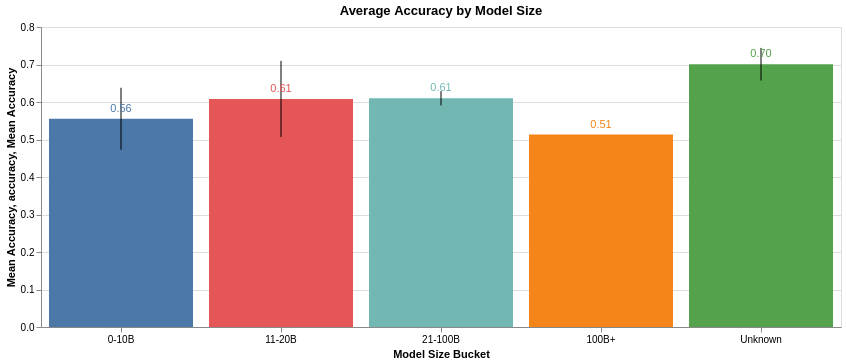

The code cell stored with this chart in its notebook:
### Code cell
# Plot average accuracy by model_size_bucket and add error bars
bars = alt.Chart(detection_stats_df).mark_bar().encode(
    x=alt.X('model_size_bucket:N', title='Model Size Bucket', axis=alt.Axis(labelAngle=0), sort=['0-10B', '11-20B', '21-100B', '100B+', 'Unknown']),
    y=alt.Y('mean(accuracy):Q', title='Mean Accuracy'),
    color=alt.Color('model_size_bucket:N', title='Model Size Bucket', legend=None)
).properties(
    title='Average Accuracy by Model Size',
    width=800  # Set the width to 800 pixels
)

error_bars = alt.Chart(detection_stats_df).mark_errorbar(extent='stdev').encode(
    x=alt.X('model_size_bucket:N', sort=['0-10B', '11-20B', '21-100B', '100B+', 'Unknown']),
    y=alt.Y('accuracy:Q')
)

# Add value labels
text = bars.mark_text(
    align='center',
    baseline='bottom',
    dy=-5  # Adjust the position of the text
).encode(
    text=alt.Text('mean(accuracy):Q', format='.2f')
)

plot_ = alt.layer(bars, error_bars, text)

plot_.save("./plots/average_accuracy_by_model_size_bucket.html")

plot_

### Figure 1 — Vega-Lite specification as saved in the notebook (floating-point values rounded to 4 significant figures)
{"config": {"view": {"continuousWidth": 300, "continuousHeight": 300}}, "layer": [{"mark": {"type": "bar"}, "encoding": {"color": {"field": "model_size_bucket", "legend": null, "title": "Model Size Bucket", "type": "nominal"}, "x": {"axis": {"labelAngle": 0}, "field": "model_size_bucket", "sort": ["0-10B", "11-20B", "21-100B", "100B+", "Unknown"], "title": "Model Size Bucket", "type": "nominal"}, "y": {"aggregate": "mean", "field": "accuracy", "title": "Mean Accuracy", "type": "quantitative"}}, "title": "Average Accuracy by Model Size"}, {"mark": {"type": "errorbar", "extent": "stdev"}, "encoding": {"x": {"field": "model_size_bucket", "sort": ["0-10B", "11-20B", "21-100B", "100B+", "Unknown"], "type": "nominal"}, "y": {"field": "accuracy", "type": "quantitative"}}}, {"mark": {"type": "text", "align": "center", "baseline": "bottom", "dy": -5}, "encoding": {"color": {"field": "model_size_bucket", "legend": null, "title": "Model Size Bucket", "type": "nominal"}, "text": {"aggregate": "mean", "field": "accuracy", "format": ".2f", "type": "quantitative"}, "x": {"axis": {"labelAngle": 0}, "field": "model_size_bucket", "sort": ["0-10B", "11-20B", "21-100B", "100B+", "Unknown"], "title": "Model Size Bucket", "type": "nominal"}, "y": {"aggregate": "mean", "field": "accuracy", "title": "Mean Accuracy", "type": "quantitative"}}, "title": "Average Accuracy by Model Size"}], "data": {"name": "data-8c03d92a7f41138c8bf65b31e02264d2"}, "width": 800, "$schema": "https://vega.github.io/schema/vega-lite/v5.20.1.json", "datasets": {"data-8c03d92a7f41138c8bf65b31e02264d2": [{"accuracy": 0.5367, "precision": 0.5379, "recall": 0.52, "f1": 0.5288, "model_name": "olmo2_instruct-7B", "model_type": "generalist open", "model_size_in_b": 7.0, "model_name_custom": "Olmo2 Instruct 7B", "model_size_bucket": "0-10B"}, {"accuracy": 0.5367, "precision": 1.0, "recall": 0.07333, "f1": 0.1366, "model_name": "olmo2_instruct-13B", "model_type": "generalist open", "model_size_in_b": 13.0, "model_name_custom": "Olmo2 Instruct 13B", "model_size_bucket": "11-20B"}, {"accuracy": 0.5, "precision": 0.0, "recall": 0.0, "f1": 0.0, "model_name": "mistral_instruct7B", "model_type": "generalist open", "model_size_in_b": 7.0, "model_name_custom": "Mistral Instruct 7B", "model_size_bucket": "0-10B"}, {"accuracy": 0.53, "precision": 1.0, "recall": 0.06, "f1": 0.1132, "model_name": "med42-8B", "model_type": "biomedical open", "model_size_in_b": 8.0, "model_name_custom": "Med42 8B", "model_size_bucket": "0-10B"}, {"accuracy": 0.51, "precision": 1.0, "recall": 0.02, "f1": 0.03922, "model_name": "biomistral7B", "model_type": "biomedical open", "model_size_in_b": 7.0, "model_name_custom": "BioMistral 7B", "model_size_bucket": "0-10B"}, {"accuracy": 0.6786, "precision": 0.6786, "recall": 1.0, "f1": 0.8085, "model_name": "openbiollm-8B", "model_type": "biomedical open", "model_size_in_b": 8.0, "model_name_custom": "OpenBioLLM 8B", "model_size_bucket": "0-10B"}, {"accuracy": 0.5, "precision": 0.5, "recall": 1.0, "f1": 0.6667, "model_name": "llama2_chat-7B", "model_type": "generalist open", "model_size_in_b": 7.0, "model_name_custom": "Llama2 Chat 7B", "model_size_bucket": "0-10B"}, {"accuracy": 0.68, "precision": 0.6311, "recall": 0.8667, "f1": 0.7303, "model_name": "llama2_chat-13B", "model_type": "generalist open", "model_size_in_b": 13.0, "model_name_custom": "Llama2 Chat 13B", "model_size_bucket": "11-20B"}, {"accuracy": 0.6433, "precision": 1.0, "recall": 0.2867, "f1": 0.4456, "model_name": "llama3_instruct-8B", "model_type": "generalist open", "model_size_in_b": 8.0, "model_name_custom": "Llama3 Instruct 8B", "model_size_bucket": "0-10B"}, {"accuracy": 0.6267, "precision": 0.5931, "recall": 0.8067, "f1": 0.6836, "model_name": "llama2_chat-70B", "model_type": "generalist open", "model_size_in_b": 70.0, "model_name_custom": "Llama2 Chat 70B", "model_size_bucket": "21-100B"}, {"accuracy": 0.61, "precision": 1.0, "recall": 0.22, "f1": 0.3607, "model_name": "llama3_instruct-70B", "model_type": "generalist open", "model_size_in_b": 70.0, "model_name_custom": "Llama3 Instruct 70B", "model_size_bucket": "21-100B"}, {"accuracy": 0.5833, "precision": 0.9032, "recall": 0.1867, "f1": 0.3094, "model_name": "med42-70B", "model_type": "biomedical open", "model_size_in_b": 70.0, "model_name_custom": "Med42 70B", "model_size_bucket": "21-100B"}, {"accuracy": 0.62, "precision": 0.7813, "recall": 0.3333, "f1": 0.4673, "model_name": "openbiollm-70B", "model_type": "biomedical open", "model_size_in_b": 70.0, "model_name_custom": "OpenBioLLM 70B", "model_size_bucket": "21-100B"}, {"accuracy": 0.4654, "precision": 0.4685, "recall": 0.9675, "f1": 0.6313, "model_name": "biomedgpt7B", "model_type": "biomedical open", "model_size_in_b": 7.0, "model_name_custom": "BioMedGPT 7B", "model_size_bucket": "0-10B"}, {"accuracy": 0.5, "precision": 0.5, "recall": 1.0, "f1": 0.6667, "model_name": "alpacare-7B", "model_type": "biomedical open", "model_size_in_b": 7.0, "model_name_custom": "AlpaCare 7B", "model_size_bucket": "0-10B"}, {"accuracy": 0.5133, "precision": 1.0, "recall": 0.02667, "f1": 0.05195, "model_name": "gpt35", "model_type": "generalist closed", "model_size_in_b": 175.0, "model_name_custom": "GPT-3.5", "model_size_bucket": "100B+"}, {"accuracy": 0.71, "precision": 0.7405, "recall": 0.6467, "f1": 0.6904, "model_name": "gpt4o", "model_type": "generalist closed", "model_size_in_b": null, "model_name_custom": "GPT-4o", "model_size_bucket": "Unknown"}, {"accuracy": 0.7667, "precision": 0.75, "recall": 0.8, "f1": 0.7742, "model_name": "gpt4o-mini", "model_type": "generalist closed", "model_size_in_b": null, "model_name_custom": "GPT-4o Mini", "model_size_bucket": "Unknown"}, {"accuracy": 0.6767, "precision": 0.6244, "recall": 0.8867, "f1": 0.7328, "model_name": "gemini_1.5_flash", "model_type": "generalist closed", "model_size_in_b": null, "model_name_custom": "Gemini1.5 Flash", "model_size_bucket": "Unknown"}, {"accuracy": 0.69, "precision": 0.8519, "recall": 0.46, "f1": 0.5974, "model_name": "gemini_1.5_flash-8B", "model_type": "generalist closed", "model_size_in_b": 8.0, "model_name_custom": "Gemini1.5 Flash 8B", "model_size_bucket": "0-10B"}, {"accuracy": 0.7, "precision": 0.8, "recall": 0.5333, "f1": 0.64, "model_name": "claude_3.5-sonnet", "model_type": "generalist closed", "model_size_in_b": null, "model_name_custom": "Claude3.5 Sonnet", "model_size_bucket": "Unknown"}, {"accuracy": 0.65, "precision": 0.6018, "recall": 0.8867, "f1": 0.717, "model_name": "claude_3.5-haiku", "model_type": "generalist closed", "model_size_in_b": null, "model_name_custom": "Claude3.5 Haiku", "model_size_bucket": "Unknown"}]}}
